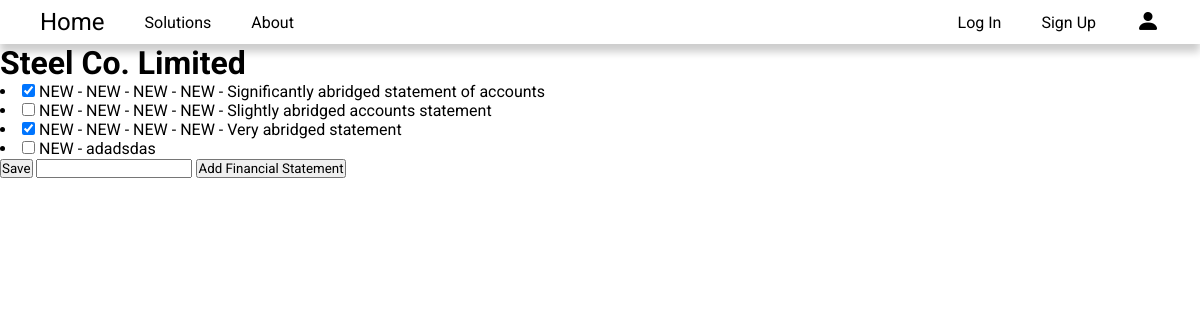
The page /1 on the database its author committed.
### main/models.py (models this page shows, shortened)
class Company(models.Model):
    name = models.CharField(max_length=200)

class FinancialStatement(models.Model):
    company = models.ForeignKey(Company, on_delete=models.CASCADE)
    year = models.IntegerField()
    text = models.CharField(max_length=1000000)

### main/views.py (the view, shortened to what this page needs)
# urls.py: path("<int:id>", views.company, name="company"),
def company(response, id):
    c = Company.objects.get(id=id)
    return render(response, "main/company.html", {"c":c})

### templates/main/company.html (shortened to what this page needs)
{% extends 'main/base.html' %}
{% block content %}
    <h1>{{ c.name }}</h1>
    <form method="post" action="#">
        <div class="input-group mb-3">
            {% for fc in c.financialstatement_set.all %}
                {% if fc.year >= 2015 %}
                    <li>
                        <input type="checkbox" value="clicked" name="c{{fc.id}}" checked>
                        {{ fc.text }}
                    </li>
                {% else %}
                    <li>
                        <input type="checkbox" value="clicked" name="c{{fc.id}}">
                        {{ fc.text }}
                    </li>
                {% endif %}
            {% endfor %}
        </div>
        <button type="submit" name="save" value="save">Save</button>
        <input type="text" name="newFC">
        <button type="submit" name="addNewFC" value="addNewFC">Add Financial Statement</button>
    </form>
{% endblock %}

### templates/main/base.html (shortened to what this page needs)
<!DOCTYPE html>
<html lang="en">
<head>
    {% load static %}
    <link rel="stylesheet" href="{% static "main/styles.css" %}">
    <link rel="stylesheet" href="{% static "authorisation/styles.css" %}">
    <link rel="stylesheet" href="https://cdn.jsdelivr.net/npm/bootstrap-icons@1.10.5/font/bootstrap-icons.css">
</head>
<body>
    {% if narrow_navbar %}
    <div class="shadow">
        <header class="header content">
            <nav class="navbar">
                <a href="/" class="logo">Home</a>
                <div class="dropdown">
                    <button class="dropbtn">Solutions</button>
                    <div class="dropdown-content">
                      <a href="#" class="solutions-button">Read</a>
                      <a href="#" class="solutions-button">Extract</a>
                      <a href="#" class="solutions-button">Analyze</a>
                    </div>
                  </div>
                <a href="#">About</a>
            </nav>
            <nav class="navbar">
                {% if user.is_authenticated %}
                <span>Logged in as {{ user.username }}</span>
                <a href="/accounts/logout/">Log Out</a>
                {% else %}
                <a href="/accounts/login/">Log In</a>
                <a href="/accounts/register/">Sign Up</a>
                {% endif %}
                <a href="#"><i class="bi bi-person-fill logo"></i></a>
            </nav>
        </header>
    </div>
    {% else %}
    <div class="shadow">
        <header class="header small">
            <nav class="navbar">
                <a href="/" class="logo small">Home</a>
                <a href="/dataList/">Solutions</a>
                <a href="#">About</a>
            </nav>
            <nav class="navbar">
                {% if user.is_authenticated %}
                <span>Logged in as {{ user.username }}</span>
                <a href="/accounts/logout/">Log Out</a>
                {% else %}
                <a href="/accounts/login/">Log In</a>
                <a href="/accounts/register/">Sign Up</a>
                {% endif %}
                <a href="#"><i class="bi bi-person-fill logo small"></i></a>
            </nav>
        </header>
    </div>
    {% endif %}
    <div id="content">
        {% block content %}
        {% endblock %}
    </div>
</body>
</html>

### static/main/styles.css (style rules this page uses)
:root { --color-main-light: white; --color-main-dark: black; --color-accent: #850000; --border-radius: 5px; --border-radius-accent: 10px; --content-width: min(1200px, 100%); --content-padding-inline: min(1.25rem, 3%); --font-size-800: 3rem; --font-size-750: 2.5rem; --font-size-700: 2.25rem; --font-size-500: 1.5rem; --font-size-450: 1.25rem; --font-size-400: 1rem; }
* { margin: 0; padding: 0; box-sizing: border-box; font-family: "Roboto", sans-serif; }
a { color: var(--color-main-dark); }
.shadow { box-shadow: 0 .5rem 0.5rem rgba(0, 0, 0, .2); }
.header { position: sticky; top: 0; left: 0; padding: var(--content-padding-inline) 2.5rem; display: flex; justify-content: space-between; align-items: center; z-index: 100; background-color: white; }
.header.small { padding: 0.5rem 2.5rem; }
.navbar { display: flex; justify-content: space-between; align-items: center; gap: 2.5rem; }
.navbar > a { color: var(--color-main-dark); text-decoration: none; text-wrap: nowrap; transition: .3s; }
.logo { font-size: var(--font-size-700); }
.logo.small { font-size: var(--font-size-500); }

### rows shown on the page
Company: name "Steel Co. Limited"
FinancialStatement: text "NEW - NEW - NEW - NEW - Significantly abridged statement of accounts"
FinancialStatement: text "NEW - NEW - NEW - NEW - Slightly abridged accounts statement"
FinancialStatement: text "NEW - NEW - NEW - NEW - Very abridged statement"
FinancialStatement: text "NEW - adadsdas"
